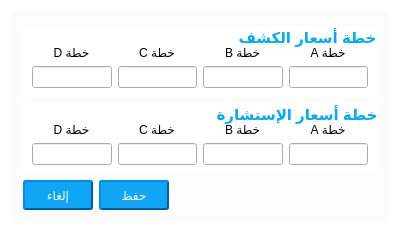
<?xml version="1.0" encoding="UTF-8"?>
<ui version="4.0">
 <class>Dialog</class>
 <widget class="QDialog" name="Dialog">
  <property name="geometry">
   <rect>
    <x>0</x>
    <y>0</y>
    <width>400</width>
    <height>224</height>
   </rect>
  </property>
  <property name="windowTitle">
   <string>Dialog</string>
  </property>
  <property name="layoutDirection">
   <enum>Qt::RightToLeft</enum>
  </property>
  <property name="styleSheet">
   <string notr="true">QDialog{background: transparent;}
</string>
  </property>
  <layout class="QVBoxLayout" name="verticalLayout_2">
   <item>
    <widget class="QGroupBox" name="groupBox_3">
     <property name="styleSheet">
      <string notr="true">QGroupBox{color: rgb(0, 170, 255);background-color: #fcfcfc;border-radius:5px;}</string>
     </property>
     <property name="title">
      <string/>
     </property>
     <layout class="QVBoxLayout" name="verticalLayout_4">
      <item>
       <widget class="QGroupBox" name="groupBox">
        <property name="font">
         <font>
          <family>Arial</family>
          <pointsize>11</pointsize>
          <weight>75</weight>
          <bold>true</bold>
         </font>
        </property>
        <property name="styleSheet">
         <string notr="true">QGroupBox{color: rgb(0, 170, 255);background-color: rgb(255, 255, 255);border-radius:5px;}</string>
        </property>
        <property name="title">
         <string>خطة أسعار الكشف</string>
        </property>
        <layout class="QVBoxLayout" name="verticalLayout">
         <property name="spacing">
          <number>6</number>
         </property>
         <item>
          <layout class="QHBoxLayout" name="horizontalLayout">
           <property name="topMargin">
            <number>10</number>
           </property>
           <item>
            <widget class="QLabel" name="label">
             <property name="text">
              <string>خطة A</string>
             </property>
             <property name="alignment">
              <set>Qt::AlignCenter</set>
             </property>
            </widget>
           </item>
           <item>
            <widget class="QLabel" name="label_4">
             <property name="text">
              <string>خطة B</string>
             </property>
             <property name="alignment">
              <set>Qt::AlignCenter</set>
             </property>
            </widget>
           </item>
           <item>
            <widget class="QLabel" name="label_3">
             <property name="text">
              <string>خطة C</string>
             </property>
             <property name="alignment">
              <set>Qt::AlignCenter</set>
             </property>
            </widget>
           </item>
           <item>
            <widget class="QLabel" name="label_2">
             <property name="text">
              <string>خطة D</string>
             </property>
             <property name="alignment">
              <set>Qt::AlignCenter</set>
             </property>
            </widget>
           </item>
          </layout>
         </item>
         <item>
          <layout class="QHBoxLayout" name="horizontalLayout_2">
           <item>
            <widget class="QLineEdit" name="plana">
             <property name="alignment">
              <set>Qt::AlignCenter</set>
             </property>
            </widget>
           </item>
           <item>
            <widget class="QLineEdit" name="planb">
             <property name="alignment">
              <set>Qt::AlignCenter</set>
             </property>
            </widget>
           </item>
           <item>
            <widget class="QLineEdit" name="planc">
             <property name="alignment">
              <set>Qt::AlignCenter</set>
             </property>
            </widget>
           </item>
           <item>
            <widget class="QLineEdit" name="pland">
             <property name="alignment">
              <set>Qt::AlignCenter</set>
             </property>
            </widget>
           </item>
          </layout>
         </item>
        </layout>
       </widget>
      </item>
      <item>
       <widget class="QGroupBox" name="groupBox_2">
        <property name="font">
         <font>
          <family>Arial</family>
          <pointsize>11</pointsize>
          <weight>75</weight>
          <bold>true</bold>
         </font>
        </property>
        <property name="styleSheet">
         <string notr="true">QGroupBox{color: rgb(0, 170, 255);background-color: rgb(255, 255, 255);border-radius:5px;}</string>
        </property>
        <property name="title">
         <string>خطة أسعار الإستشارة</string>
        </property>
        <layout class="QVBoxLayout" name="verticalLayout_3">
         <property name="spacing">
          <number>6</number>
         </property>
         <item>
          <layout class="QHBoxLayout" name="horizontalLayout_3">
           <property name="topMargin">
            <number>10</number>
           </property>
           <item>
            <widget class="QLabel" name="label_7">
             <property name="text">
              <string>خطة A</string>
             </property>
             <property name="alignment">
              <set>Qt::AlignCenter</set>
             </property>
            </widget>
           </item>
           <item>
            <widget class="QLabel" name="label_8">
             <property name="text">
              <string>خطة B</string>
             </property>
             <property name="alignment">
              <set>Qt::AlignCenter</set>
             </property>
            </widget>
           </item>
           <item>
            <widget class="QLabel" name="label_6">
             <property name="text">
              <string>خطة C</string>
             </property>
             <property name="alignment">
              <set>Qt::AlignCenter</set>
             </property>
            </widget>
           </item>
           <item>
            <widget class="QLabel" name="label_5">
             <property name="text">
              <string>خطة D</string>
             </property>
             <property name="alignment">
              <set>Qt::AlignCenter</set>
             </property>
            </widget>
           </item>
          </layout>
         </item>
         <item>
          <layout class="QHBoxLayout" name="horizontalLayout_4">
           <item>
            <widget class="QLineEdit" name="planaa">
             <property name="alignment">
              <set>Qt::AlignCenter</set>
             </property>
            </widget>
           </item>
           <item>
            <widget class="QLineEdit" name="planbb">
             <property name="alignment">
              <set>Qt::AlignCenter</set>
             </property>
            </widget>
           </item>
           <item>
            <widget class="QLineEdit" name="plancc">
             <property name="alignment">
              <set>Qt::AlignCenter</set>
             </property>
            </widget>
           </item>
           <item>
            <widget class="QLineEdit" name="plandd">
             <property name="alignment">
              <set>Qt::AlignCenter</set>
             </property>
            </widget>
           </item>
          </layout>
         </item>
        </layout>
       </widget>
      </item>
      <item>
       <layout class="QHBoxLayout" name="horizontalLayout_5">
        <item>
         <spacer name="horizontalSpacer">
          <property name="orientation">
           <enum>Qt::Horizontal</enum>
          </property>
          <property name="sizeHint" stdset="0">
           <size>
            <width>40</width>
            <height>20</height>
           </size>
          </property>
         </spacer>
        </item>
        <item>
         <widget class="QPushButton" name="saveprices">
          <property name="styleSheet">
           <string notr="true">QPushButton{background-color:#0FA6F5;
height:20px;
width:60px;
padding:3px;
border: 2px;
color:white;
border-style: outset;
border-color: #035aa6;
border-radius: 3px;}
QPushButton::hover{
background-color:white;
width:50px;
padding:3px;
border: 2px;
color:#035aa6;
border-style: inset;
border-color: #0FA6F5;
border-radius: 3px;
}</string>
          </property>
          <property name="text">
           <string>حفظ</string>
          </property>
         </widget>
        </item>
        <item>
         <widget class="QPushButton" name="pushButton">
          <property name="styleSheet">
           <string notr="true">QPushButton{background-color:#0FA6F5;
height:20px;
width:60px;
padding:3px;
border: 2px;
color:white;
border-style: outset;
border-color: #035aa6;
border-radius: 3px;}
QPushButton::hover{
background-color:white;
width:50px;
padding:3px;
border: 2px;
color:#035aa6;
border-style: inset;
border-color: #0FA6F5;
border-radius: 3px;
}</string>
          </property>
          <property name="text">
           <string>إلغاء</string>
          </property>
         </widget>
        </item>
       </layout>
      </item>
     </layout>
    </widget>
   </item>
  </layout>
 </widget>
 <resources/>
 <connections>
  <connection>
   <sender>pushButton</sender>
   <signal>clicked()</signal>
   <receiver>Dialog</receiver>
   <slot>close()</slot>
   <hints>
    <hint type="sourcelabel">
     <x>46</x>
     <y>189</y>
    </hint>
    <hint type="destinationlabel">
     <x>158</x>
     <y>-26</y>
    </hint>
   </hints>
  </connection>
 </connections>
</ui>
